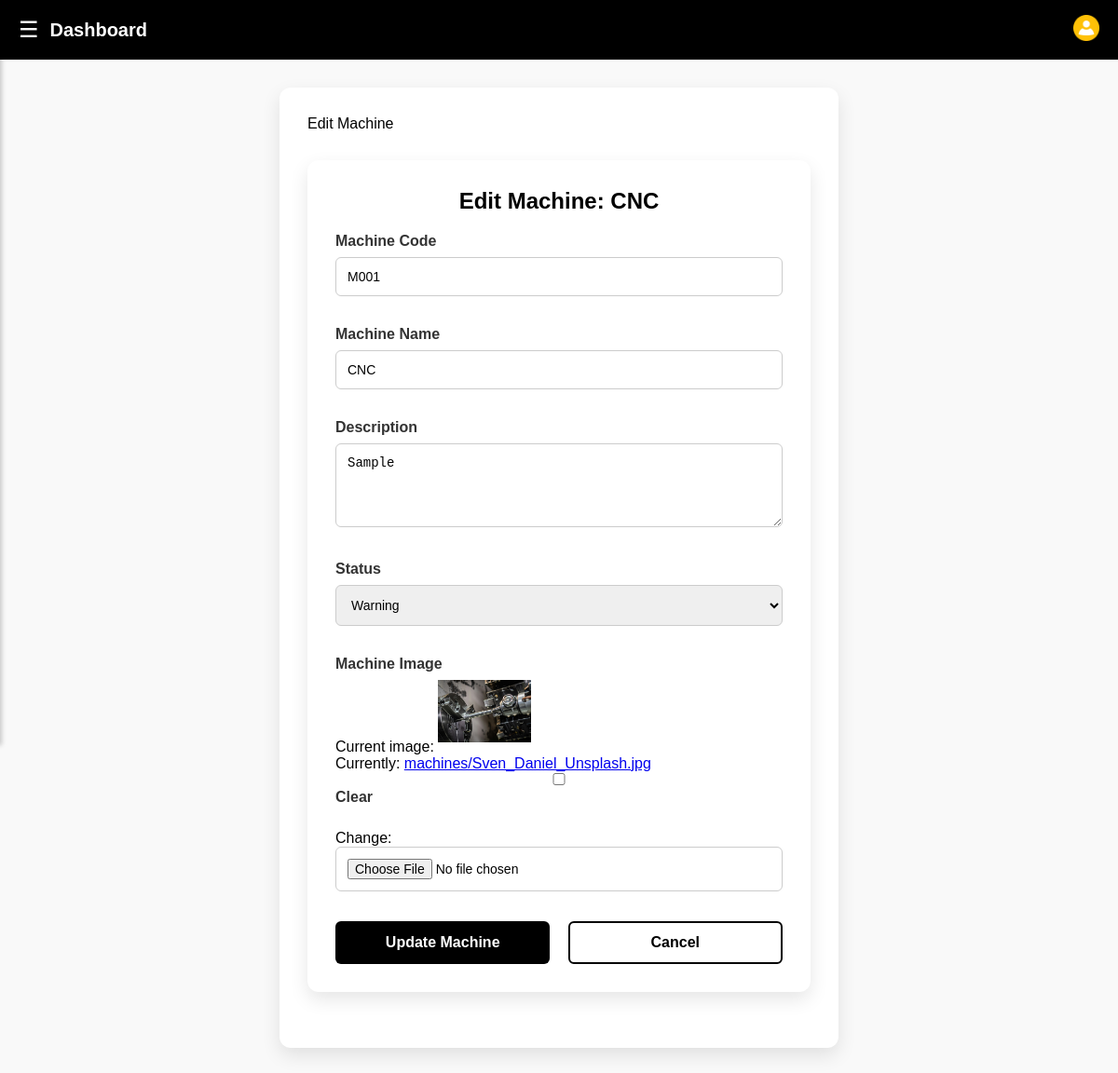
The app's page /machine/11/edit/ (signed in) with its own data.
### core/models.py (models this page shows, shortened)
class Machine(models.Model):
    STATUS_CHOICES = (
        ('ok', 'OK'),
        ('warning', 'Warning'),
        ('fault', 'Fault'),
    )
    code = models.CharField(max_length=10, unique=True)
    name = models.CharField(max_length=100)
    description = models.TextField()
    status = models.CharField(max_length=20, choices=STATUS_CHOICES, default='ok')
    update_text = models.CharField(max_length=255, default='Working Fine')
    warning_text = models.CharField(max_length=255, blank=True, null=True)
    image = models.ImageField(upload_to='machines/', blank=True, null=True)
    created_at = models.DateTimeField(auto_now_add=True)
    updated_at = models.DateTimeField(auto_now=True)

### core/views.py (the view)
# urls.py: path('machine/<int:machine_id>/edit/', views.edit_machine, name='edit-machine'),
@login_required
@user_passes_test(is_manager)
def edit_machine(request, machine_id):
    machine = get_object_or_404(Machine, pk=machine_id)
    if request.method == 'POST':
        form = MachineForm(request.POST, request.FILES, instance=machine)
        if form.is_valid():
            form.save()
            messages.success(request, 'Machine updated successfully!')
            return redirect('machine-detail', machine_id=machine.id)
    else:
        form = MachineForm(instance=machine)
    context = {
        'form': form,
        'machine': machine,
    }
    return render(request, 'core/edit_machine.html', context)

### core/forms.py
class MachineForm(forms.ModelForm):
    class Meta:
        model = Machine
        fields = ['code', 'name', 'description', 'status', 'image']
        widgets = {
            'code': forms.TextInput(attrs={'class': 'form-control', 'placeholder': 'Enter machine code e.g., M001'}),
            'name': forms.TextInput(attrs={'class': 'form-control', 'placeholder': 'Enter machine name'}),
            'description': forms.Textarea(attrs={'class': 'form-control', 'rows': 4, 'placeholder': 'Enter machine description'}),
            'status': forms.Select(attrs={'class': 'form-control'}),
        }

### core/views.py (called while the page is built)
def is_manager(user):
    return user.is_authenticated and user.user_type == 'manager'

### core/templates/core/edit_machine.html (shortened to what this page needs)
{% extends 'core/base.html' %}
{% load static %}
{% block extra_css %}<link rel="stylesheet" href="{% static 'css/raise-ticket.css' %}">{% endblock %}
{% block content %}
{% include 'core/navbar.html' %}
{% block navbar_title %}Edit Machine{% endblock %}
<div class="container">
  <h2>Edit Machine: {{ machine.name }}</h2>
  <form method="post" enctype="multipart/form-data">
    <div class="form-group">
      <label for="id_code">Machine Code</label>
      {{ form.code }}
    </div>
    <div class="form-group">
      <label for="id_name">Machine Name</label>
      {{ form.name }}
    </div>
    <div class="form-group">
      <label for="id_description">Description</label>
      {{ form.description }}
    </div>
    <div class="form-group">
      <label for="id_status">Status</label>
      {{ form.status }}
    </div>
    <div class="form-group">
      <label for="id_image">Machine Image</label>
      {% if machine.image %}
        <div>Current image: <img src="{{ machine.image.url }}" style="max-width: 100px; margin-bottom: 10px"></div>
      {% endif %}
      {{ form.image }}
    </div>
    <div class="buttons">
      <button type="submit" class="btn submit-btn">Update Machine</button>
      <a href="{% url 'machine-detail' machine_id=machine.id %}" class="btn cancel-btn">Cancel</a>
    </div>
  </form>
</div>
{% endblock %}

### core/static/css/theme.css (style rules this page uses)
* { margin: 0; padding: 0; box-sizing: border-box; }
body { font-family: 'Poppins', sans-serif; background-color: #f9f9f9; color: #000; padding-top: 64px; }
.container { max-width: 1200px; margin: 0 auto; padding: 20px; }

### core/static/css/raise-ticket.css (style rules this page uses)
* { margin: 0; padding: 0; box-sizing: border-box; }
body { font-family: 'Poppins', sans-serif; background-color: #f9f9f9; color: #000; padding-top: 64px; }
.container { max-width: 600px; margin: 30px auto; background: white; padding: 30px; box-shadow: 0px 8px 20px rgba(0, 0, 0, 0.1); border-radius: 12px; animation: fadeIn 0.8s ease-in-out; }
h2 { text-align: center; margin-bottom: 20px; color: #000; font-weight: 600; }
.form-group { margin-bottom: 32px; }
label { font-weight: 600; display: block; margin-bottom: 8px; color: #333; }
input, select, textarea { width: 100%; padding: 12px; border: 1px solid #ccc; border-radius: 6px; font-size: 14px; transition: 0.3s; }
textarea { resize: vertical; }
.buttons { display: flex; justify-content: space-between; margin-top: 20px; }
.btn { padding: 12px 20px; border: none; cursor: pointer; font-size: 16px; border-radius: 6px; width: 48%; transition: 0.3s; }
.submit-btn { background: #000; color: white; font-weight: bold; text-align: center; }
.cancel-btn { border: 2px solid #000; color: #000; font-weight: bold; display: flex; text-align: center; text-decoration: none; justify-content: center; }

### records on screen
Machine: name "CNC", code "M001", description "Sample", status "Warning", image (picture)

### other values on screen
{{ navbar_title|default:"Dashboard" }} "Dashboard"
